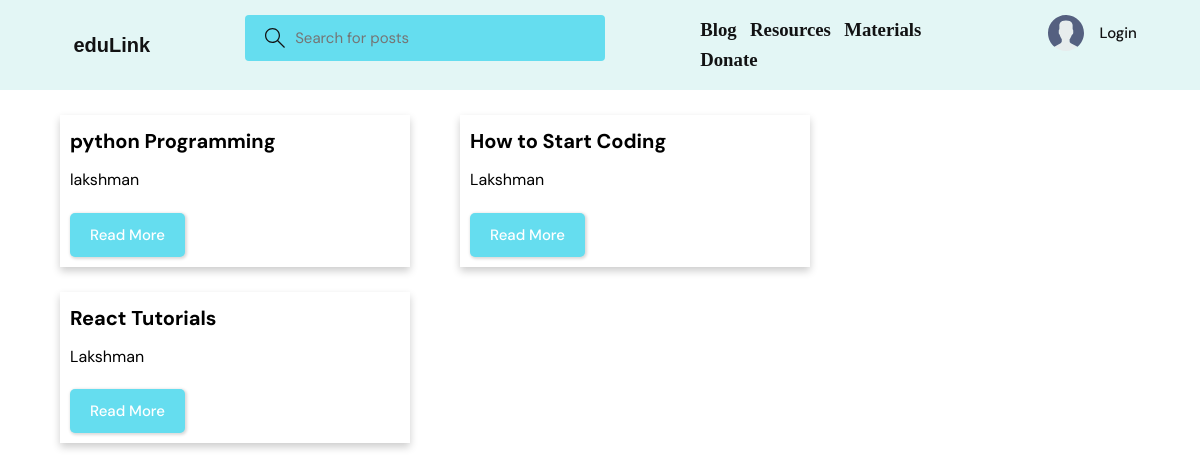
The app's page /articles/ with its own data.
### blog/models.py (models this page shows)
class Article(models.Model):
    title = models.CharField(max_length=255)
    content = models.TextField()
    author = models.CharField(max_length=255)
    category = models.CharField(max_length=255)
    created_at = models.DateTimeField(auto_now_add=True)

### blog/views.py (the view)
# urls.py: path('articles/', article_list, name='article_list'),
def article_list(request):
    articles = Article.objects.all()
    context = {'articles': articles}
    return render(request, 'articles.html', context)

### templates/articles.html (shortened to what this page needs)
{% extends 'main.html' %} {% block content %}
<div class="container">
  <div class="card-deck">
    {% for article in articles %}
    <div class="card mb-3">
      <div class="card-body">
        <h5 class="card-title">{{ article.title }}</h5>
        <p class="card-text">{{ article.author }}</p>
        <a href="{% url 'article_detail' article.pk %}" class="btn btn-primary"
          >Read More</a
        >
      </div>
    </div>
    {% endfor %}
  </div>
</div>
{% endblock content %}

### static/styles/style.css (style rules this page uses)
:root { --color-main: #205498; --color-main-light: #97EBF4; --color-dark: #e3f6f5; --color-dark-medium: #65DDEF; --color-dark-light: #1a8ba1; --color-light: #f7f7f7; --color-gray: #121213; --color-light-gray: #000000; --color-bg: radial-gradient(circle at 18.7% 37.8%, rgb(250, 250, 250) 0%, rgb(225, 234, 238) 90%); --color-success: #5dd693; --color-error: #fc4b0b; }
* { font-family: "DM Sans", -apple-system, BlinkMacSystemFont, "Segoe UI", Roboto, Oxygen, Ubuntu, Cantarell, "Open Sans", "Helvetica Neue", sans-serif; margin: 0; padding: 0; box-sizing: border-box; text-rendering: optimizeLegibility; font-size: inherit; }
html { font-size: 56.25%; }
@media only screen and (min-width: 1200px) { html { font-size: 62.5%; } }
body { line-height: 1.6; font-weight: 400; font-size: 1.5rem; color: var(--color-light-gray); background-color: var(--color-bg); min-height: 100vh; }
a { display: inline-block; color: var(--color-main); text-decoration: none; }
.container { max-width: 120rem; width: 90%; margin: auto; }
.btn { background-color: transparent; border: none; display: inline-flex; align-items: center; gap: 1rem; cursor: pointer; transition: all ease-in-out 0.3s; padding: 1rem 2rem; border-radius: 5px; box-shadow: 1px 1px 3px 1px rgba(0, 0, 0, 0.15); font-weight: 500; }

### templates/articles.html (style rules this page uses)
.card { box-shadow: 0 4px 8px 0 rgba(0, 0, 0, 0.2); transition: 0.3s; width: 35rem; margin: 2.5rem 5rem 0 0; float: left; }
.card-body { padding: 1rem; }
.card-title { font-size: 2rem; font-weight: bold; margin-bottom: 1rem; }
.card-text { font-size: 1.6rem; margin-bottom: 1rem; }
.btn-primary { background-color: #65ddef; border-color: #007bff; color: #fff; margin-top: 1rem; }

### records on screen
Article: title "python Programming", author "lakshman"
Article: title "How to Start Coding", author "Lakshman"
Article: title "React Tutorials", author "Lakshman"
